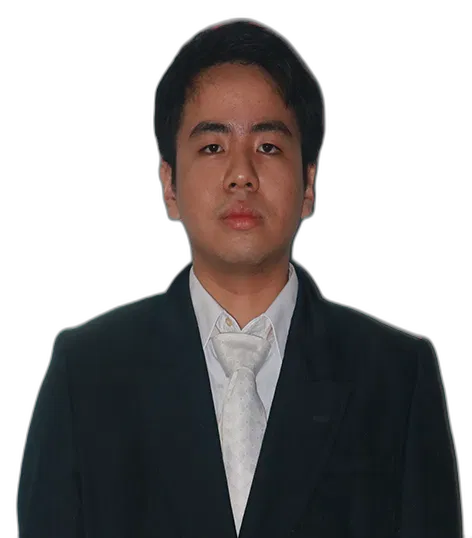
#> input picture assets/img/portofolio.png, 472 x 538 px
$ python make-sketch.py
#> lines starting #> are read from the running program, lines starting #| are printed output that depends on the picture
#> in main, src is the input picture: PIL image 472x538 RGBA; mean R, G, B, A 31.8, 29.3, 29.2, 134.2
"""Turn the colour portrait cut-out into a pencil-sketch version for the hero.

Usage:  python tools/make-sketch.py [input.png] [output.png]
Defaults: assets/img/portrait.png (or portofolio.png) -> assets/img/portrait-sketch.png
Requires Pillow (pip install pillow). Local tool only; not deployed.
"""
import sys
from pathlib import Path

from PIL import Image, ImageChops, ImageFilter, ImageOps

ROOT = Path(__file__).resolve().parent.parent
IMG = ROOT / "assets" / "img"


def sketch(src: Image.Image) -> Image.Image:
    rgba = src.convert("RGBA")
    alpha = rgba.getchannel("A")
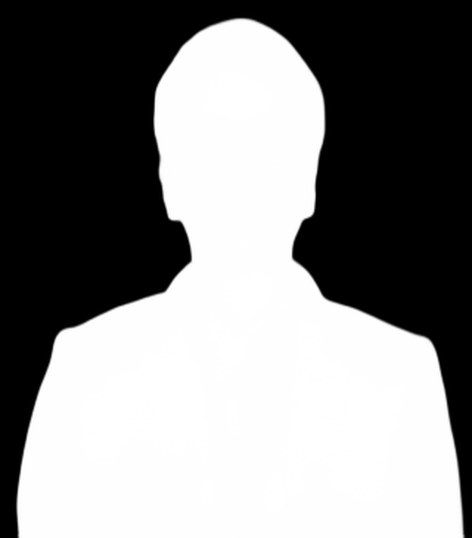
#> alpha: PIL image 472x538 L; min 0, max 255, mean 134.2
    gray = ImageOps.grayscale(rgba)
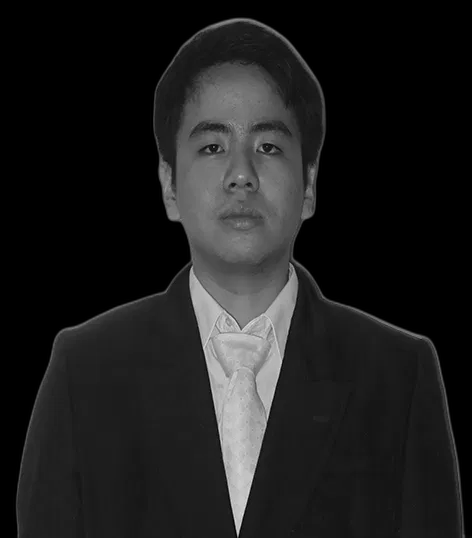
#> gray: PIL image 472x538 L; min 0, max 227, mean 30.1

    # Classic colour-dodge pencil effect: gray / (1 - blur(inverted gray)).
    blur = ImageOps.invert(gray).filter(ImageFilter.GaussianBlur(radius=max(2, src.height // 90)))
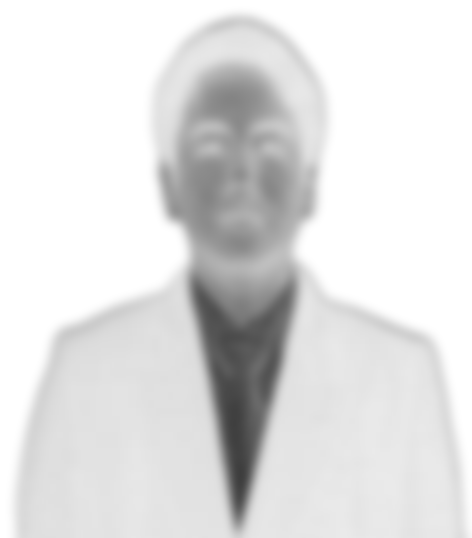
#> blur: PIL image 472x538 L; min 61, max 255, mean 224.9
    g, d = gray.load(), ImageChops.invert(blur).load()
    out = Image.new("L", gray.size)
#> out: PIL image 472x538 L; every value is 0
    o = out.load()
    for y in range(gray.height):
        for x in range(gray.width):
            denom = d[x, y]
            o[x, y] = 255 if denom == 0 else min(255, g[x, y] * 255 // denom)

    # Deepen strokes, then add back faint shading so dark suits don't vanish.
    out = ImageOps.autocontrast(out, cutoff=1)
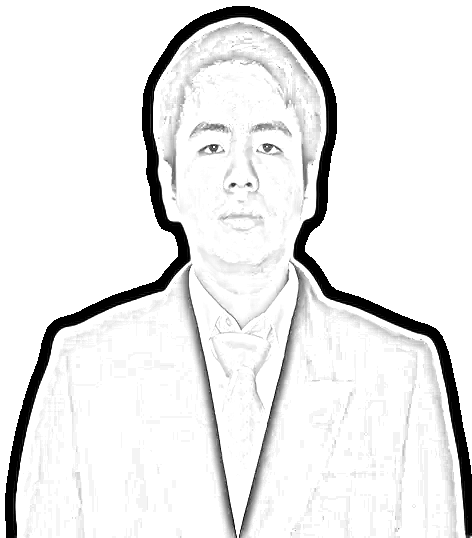
#> out: PIL image 472x538 L; min 0, max 255, mean 234.7
    out = out.point(lambda v: int(255 * (v / 255) ** 1.8))
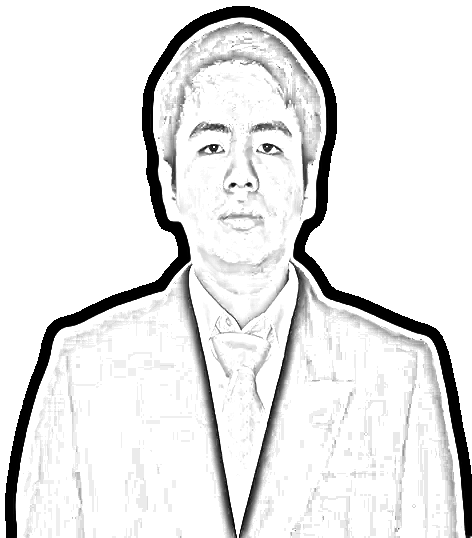
#> out: PIL image 472x538 L; min 0, max 255, mean 231.1
    out = Image.blend(out, ImageOps.autocontrast(gray), 0.4)
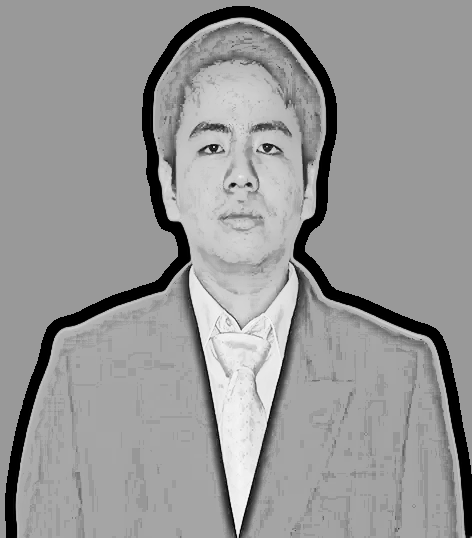
#> out: PIL image 472x538 L; min 0, max 255, mean 151.9

    result = Image.merge("RGBA", (out, out, out, alpha))
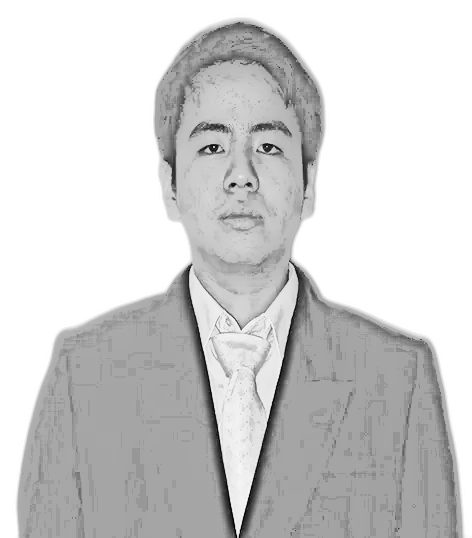
#> result: PIL image 472x538 RGBA; mean R, G, B, A 151.9, 151.9, 151.9, 134.2; transparent parts drawn white
    return result


def main() -> None:
    default_in = IMG / "portrait.png" if (IMG / "portrait.png").exists() else IMG / "portofolio.png"
    src_path = Path(sys.argv[1]) if len(sys.argv) > 1 else default_in
    dst_path = Path(sys.argv[2]) if len(sys.argv) > 2 else IMG / "portrait-sketch.png"

    src = Image.open(src_path)
    result = sketch(src)

    # Self-check: same size, transparency preserved.
    assert result.size == src.size, "sketch size differs from source"
    assert result.mode == "RGBA", "sketch lost its alpha channel"
    assert result.getchannel("A").getextrema() == src.convert("RGBA").getchannel("A").getextrema()

    result.save(dst_path, optimize=True)
    print(f"{src_path.name} -> {dst_path.relative_to(ROOT)} {result.size}")
#| portofolio.png -> assets/img/portrait-sketch.png (472, 538)


if __name__ == "__main__":
    main()
